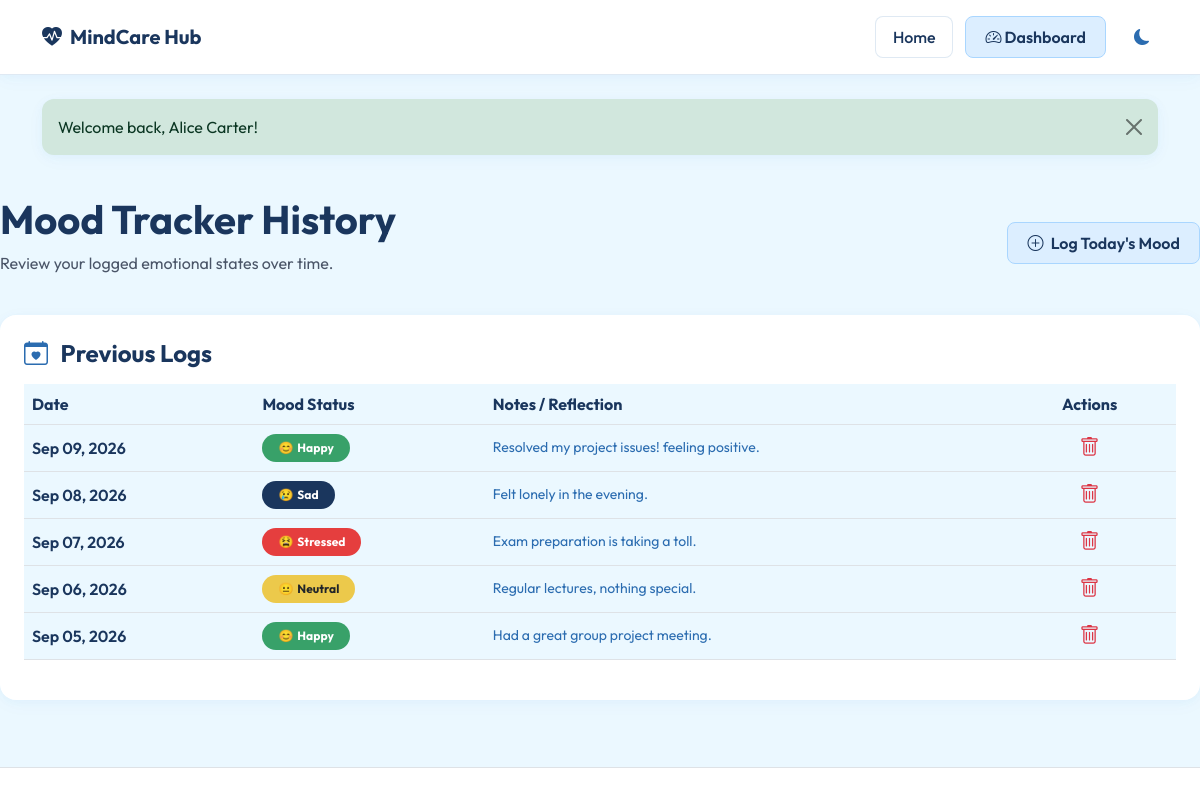
Screenshot of /mood.php (signed in) with the database file from the repository.
### tables this page shows
CREATE TABLE IF NOT EXISTS moods (
    id INT AUTO_INCREMENT PRIMARY KEY,
    student_id INT NOT NULL,
    mood_date DATE NOT NULL,
    mood_score ENUM('happy', 'neutral', 'sad', 'stressed') NOT NULL,
    notes TEXT DEFAULT NULL,
    created_at TIMESTAMP DEFAULT CURRENT_TIMESTAMP,
    UNIQUE KEY unique_student_mood_date (student_id, mood_date),
    FOREIGN KEY (student_id) REFERENCES students(id) ON DELETE CASCADE
);

### mood.php (the view, shortened to what this page needs)
<?php
require_once '../includes/auth.php';
require_once '../config/db.php';
$student_id = $_SESSION['student_id'];
$stmt = $pdo->prepare("SELECT * FROM moods WHERE student_id = ? ORDER BY mood_date DESC");
$stmt->execute([$student_id]);
$moods = $stmt->fetchAll();
require_once '../includes/header.php';
?>
<div class="row mb-4 align-items-center">
    <div class="col-sm-6">
        <h1 class="fw-bold">Mood Tracker History</h1>
        <p class="text-muted">Review your logged emotional states over time.</p>
    </div>
    <div class="col-sm-6 text-sm-end">
        <a href="dashboard.php" class="btn btn-primary-custom">
            <i class="bi bi-plus-circle me-1"></i> Log Today's Mood
        </a>
    </div>
</div>
<div class="row">
    <div class="col-12">
        <div class="card card-glass border-0 p-4">
            <h4 class="fw-bold mb-3"><i class="bi bi-calendar-heart text-secondary me-2"></i> Previous Logs</h4>
            <?php if (count($moods) > 0): ?>
                <div class="table-responsive">
                    <table class="table table-hover align-middle">
                        <thead>
                            <tr>
                                <th style="width: 20%;">Date</th>
                                <th style="width: 20%;">Mood Status</th>
                                <th style="width: 45%;">Notes / Reflection</th>
                                <th style="width: 15%;" class="text-center">Actions</th>
                            </tr>
                        </thead>
                        <tbody>
                            <?php foreach ($moods as $row): ?>
                                <?php
                                    $emoji = '😐';
                                    if ($row['mood_score'] === 'happy') $emoji = '😊';
                                    if ($row['mood_score'] === 'sad') $emoji = '😢';
                                    if ($row['mood_score'] === 'stressed') $emoji = '😫';
                                ?>
                                <tr>
                                    <td class="fw-semibold">
                                        <?php echo date('M d, Y', strtotime($row['mood_date'])); ?>
                                    </td>
                                    <td>
                                        <span class="badge badge-<?php echo h($row['mood_score']); ?> text-capitalize px-3 py-2 rounded-pill">
                                            <span class="me-1"><?php echo $emoji; ?></span><?php echo h($row['mood_score']); ?>
                                        </span>
                                    </td>
                                    <td class="text-secondary small">
                                        <?php echo !empty($row['notes']) ? h($row['notes']) : '<span class="text-muted" style="font-style:italic;">No thoughts written today.</span>'; ?>
                                    </td>
                                    <td class="text-center">
                                        <a href="mood.php?action=delete&id=<?php echo $row['id']; ?>" class="text-danger fs-5" onclick="return confirm('Are you sure you want to delete this mood log?');" title="Delete Log">
                                            <i class="bi bi-trash"></i>
                                        </a>
                                    </td>
                                </tr>
                            <?php endforeach; ?>
                        </tbody>
                    </table>
                </div>
            <?php endif; ?>
        </div>
    </div>
</div>
<?php require_once '../includes/footer.php'; ?>

### style.css (style rules this page uses)
:root { --font-sans: 'Outfit', -apple-system, BlinkMacSystemFont, "Segoe UI", Roboto, "Helvetica Neue", Arial, sans-serif; --sidebar-width: 260px; --light: #EBF8FF; --bg-light: #DCEEFF; --white: #FFFFFF; --primary: #1A365D; --primary-hover: #2A4365; --primary-pastel: #DCEEFF; --secondary: #2B6CB0; --secondary-hover: #2C5282; --secondary-pastel: #EAF6FF; --accent: #90CDF4; --accent-hover: #63B3ED; --accent-pastel: #A9D6FF; --dark: #1A365D; --dark-text: #1A365D; --success: #38A169; --warning: #ECC94B; --danger: #E53E3E; --glass-bg: #FFFFFF; --glass-border: rgba(43, 108, 176, 0.15); --shadow-soft: 0 4px 20px rgba(43, 108, 176, 0.03), 0 2px 8px rgba(144, 205, 244, 0.08); --shadow-medium: 0 12px 30px rgba(144, 205, 244, 0.15); --bs-primary: #1A365D; --bs-primary-rgb: 26, 54, 93; --bs-secondary: #2B6CB0; --bs-secondary-rgb: 43, 108, 176; --bs-body-color: #1A365D; --bs-body-bg: #EBF8FF; --bs-secondary-color: #4A5568; }
body { font-family: var(--font-sans); background-color: var(--light); color: var(--dark); margin: 0; padding: 0; min-height: 100vh; display: flex; flex-direction: column; overflow-x: hidden; }
h1, h2, h3, h4, h5, h6 { font-weight: 600; color: var(--dark); }
a { text-decoration: none; transition: all 0.2s ease-in-out; }
.card-glass { background: var(--glass-bg); backdrop-filter: blur(10px); -webkit-backdrop-filter: blur(10px); border: 1px solid var(--glass-border); border-radius: 16px; box-shadow: var(--shadow-soft); transition: transform 0.3s cubic-bezier(0.165, 0.84, 0.44, 1), box-shadow 0.3s cubic-bezier(0.165, 0.84, 0.44, 1), border-color 0.3s ease; }
.btn-primary-custom { background-color: var(--primary-pastel); border-color: var(--accent-pastel); color: var(--dark-text); font-weight: 600; border-radius: 8px; padding: 0.5rem 1.2rem; transition: all 0.2s; }
.badge-happy { background-color: var(--success); color: white; }
.badge-neutral { background-color: var(--warning); color: #212529; }
.badge-sad { background-color: var(--primary); color: white; }
.badge-stressed { background-color: var(--danger); color: white; }
.card-glass { transition: all 0.3s cubic-bezier(0.165, 0.84, 0.44, 1) !important; }
.card-glass i { display: inline-block; transition: transform 0.3s ease; }

### rows the page displays
moods: mood_date "Sep 09, 2026", mood_score "😊", mood_score "Happy", notes "Resolved my project issues! feeling positive."
moods: mood_date "Sep 08, 2026", mood_score "😢", mood_score "Sad", notes "Felt lonely in the evening."
moods: mood_date "Sep 07, 2026", mood_score "😫", mood_score "Stressed", notes "Exam preparation is taking a toll."
moods: mood_date "Sep 06, 2026", emoji "😐", mood_score "Neutral", notes "Regular lectures, nothing special."
moods: mood_date "Sep 05, 2026", mood_score "😊", mood_score "Happy", notes "Had a great group project meeting."

### other values shown
$msg "Welcome back, Alice Carter!"
